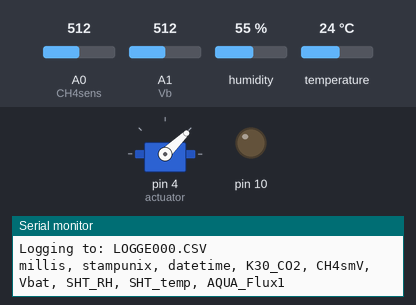
Bench run of a sketch on a simulated Arduino Uno, built with avr-gcc and run on an emulated ATmega328P. On the bench: servo, output pins drawn as LEDs (lit = HIGH), the last lines printed to the serial monitor. The test bench sets the inputs (shaded band); at power-on: A0 (CH4sens) = 512, A1 (Vb) = 512, humidity 55 %, temperature 24 °C. The local clock reads 2024-03-15 10:24:30 at power-on unless the sketch sets it; storage starts empty; raw I2C reads return 0.

Above: at 0.1 s.
At 15.3 s:
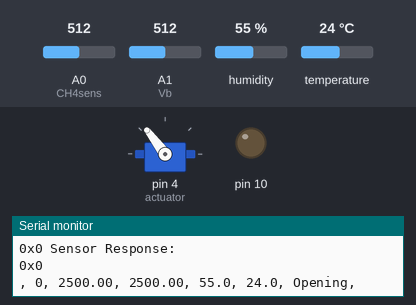
Timing chart, 0 to 16.8 s (numbered marks = the images above):
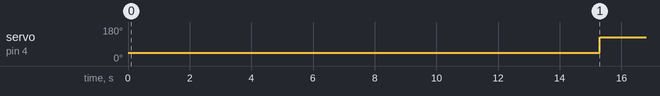

The sketch:

AQUA_Flux_Arduino_Sketch_ML.ino
```cpp
// Arduino code for AQUA-Flux
// Modified from Bastviken et al. (2020)

// Load required libraries
#include <SPI.h> // to communicate with peripheral devices
#include <SD.h> // for SD card
#include <Wire.h> // for I2C communication
#include <RTClib.h> // for real time clock (RTC)
#include <SoftwareSerial.h> // to communicate with XBee
#include "SHT85.h" // for SHT85 sensor
#include <Adafruit_SleepyDog.h> // for watchdog
#include <Servo.h> // for linear actuator

// Set the timing when the chamber will open and close (here and lines 532 and 557)
unsigned long open = 600000; //4 minutes open (milliseconds) (10 min = 600000)
unsigned long close = -3000000; // 15 minutes closed (milliseconds) (50 min = 3000000)

// Define the Arduino digital pin controlling the solenoid
//const int solpin = 7; // Arduino pin that triggers solenoid

// Set up XBee on digital pins 2 and 3
SoftwareSerial XBee(2, 3); // Arduino RX, TX (XBee Dout, Din)

// Set the log interval (milliseconds between sensor measurements)
int LOG_INTERVAL = 10000; // If implementing watchdog (line 184), go to lines 321-328 to manually set the log interval

#define ECHO_TO_SERIAL   1 // echo data to serial port

// Set-up SHT85 sensor
#define SHT85_ADDRESS         0x44
SHT85 sht(SHT85_ADDRESS);

// Define the Arduino analog pins that connect to the CH4 and pressure sensors
#define CH4sens A0 // CH4 sensor
#define Vb A1 // CH4 sensor reference circuit
#define P A2 // differential pressure sensor
int CH4s = 0;
int Vbat = 0;
//int Press = 0;

float CH4smV = 0;
float VbatmV = 0;
//float PmV = 0;

float mV = 5000; // voltage (5V)
float steps = 1024; // steps for ADC

// Define parameters for the water temp. thermistor (from Adafruit: https://learn.adafruit.com/thermistor/using-a-thermistor)
// analog pin
// #define THERMISTORPIN A3
// // resistance at 25 degrees C
// #define THERMISTORNOMINAL 10000
// // temp. for nominal resistance (almost always 25 C)
// #define TEMPERATURENOMINAL 25
// // how many samples to take and average, more takes longer, but is more 'smooth'
// #define NUMSAMPLES 5
// // the beta coefficient of the thermistor (usually 3000-4000)
// #define BCOEFFICIENT 3950
// // the value of the 'other' resistor
// #define SERIESRESISTOR 10000
// // digital pin providing 5V to the thermistor
// #define therm_power_pin 6

//int samples[NUMSAMPLES];

// Define the Real Time Clock (RTC) object
RTC_PCF8523 rtc;

// Create a servo object named "actuator"
Servo actuator;

// For the data logging shield, we use digital pin 10 for the SD cs line
const int chipSelect = 10;

// Set-up the logging file
File logfile;

void error(char *str) // Halt if error
{
  Serial.print("File error: ");
  Serial.println(str);
  while(1); // Halt command
}

// Set-up the CO2 sensor
int co2Addr = 0x7F;
#define DEBUG 1

// Start the set-up loop

void setup(void)
{
  Serial.begin(9600);
  Wire.begin ();
  Serial.println();

  // Set pinMode to OUTPUT for solenoid and thermistor pins
  // pinMode(solpin, OUTPUT);
  // pinMode(therm_power_pin, OUTPUT);

  // Attach the actuator to Arduino digital pin 4
  actuator.attach(4);
  actuator.writeMicroseconds(1000); // 1ms pulse to fully retract the actuator, 2ms pulse to fully extend the actuator (1000us = 1ms)

  // Initialize XBee Software Serial port. Make sure the baud rate matches your XBee setting (9600 is default). Need baud rate of 115200 to minimize XBee interference with actuator servo.
  XBee.begin(115200);

  // If you want the Arduino to halt if the SHT85 sensor is not working
  // if (! sht.begin(SHT85_ADDRESS)) {
    // Serial.println("Could not find SHT");
    // XBee.println("Could not find SHT");
    // while (1) delay(10);
  // }
  // Serial.println("SHT85 found");
  // XBee.println("SHT85 found");

  sht.begin(); // start SHT85 sensor

  // Initialize the SD card
  Serial.print("Initializing SD card...");
  XBee.print("Initializing SD card...");
  // Make sure that the default chip select pin is set to OUTPUT
  pinMode(10, OUTPUT);

  // See if the SD card is present and can be initialized:
  if (!SD.begin(chipSelect)) {
  error("Card failed or not present");
  }
  Serial.println("card initialized.");
  XBee.println("card initialized.");

  // Create a new CSV file on the SD card
   char filename[] = "LOGGER00.CSV";
   for (uint16_t i = 0; i < 100; i++) {
   filename[5] = i/100 + '0';
   filename[6] = (i%100)/10 + '0';
   filename[7] = i%10 + '0';
    if (! SD.exists(filename)) {
      // only open a new file if it doesn't exist
      logfile = SD.open(filename, FILE_WRITE);
      break;  // leave the loop!
    }
  }

  if (! logfile) {
    error("Couldn't create file");
  }

  Serial.print("Logging to: ");
  XBee.print("Logging to: ");
  Serial.println(filename);
  XBee.println(filename);

  // Connect to RTC
 #ifndef ESP8266
  while (!Serial); // Wait for serial port to connect. Needed for native USB.
#endif

  if (! rtc.begin()) {
    Serial.println("Couldn't find RTC");
    XBee.println("Couldn't find RTC");
    Serial.flush();
    while (1) delay(10);
  }

  if (! rtc.initialized() || rtc.lostPower()) {
    Serial.println("RTC is NOT initialized, let's set the time!");
    XBee.println("RTC is NOT initialized, let's set the time!");
    // When time needs to be set on a new device, or after a power loss, the
    // following line sets the RTC to the date & time this sketch was compiled
    // rtc.adjust(DateTime(F(__DATE__), F(__TIME__)));
    // This line sets the RTC with an explicit date & time, for example to set
    // January 21, 2014 at 3am you would call:
    // rtc.adjust(DateTime(2014, 1, 21, 3, 0, 0));
    //
    // Note: allow 2 seconds after inserting battery or applying external power
    // without battery before calling adjust(). This gives the PCF8523's
    // crystal oscillator time to stabilize. If you call adjust() very quickly
    // after the RTC is powered, lostPower() may still return true.
  }

  rtc.start(); // start the RTC

  int countdownMS = Watchdog.enable(8000); // enable watchdog with timer of 8 seconds (max for Arduino Uno) - if the Arduino halts for more than 8 seconds, the watchdog will restart the sketch

  // List of data products: (1) milliseconds since Arduino was powered, (2) unique Unix stamp, (3) date and time, (4) [CO2] (ppm), (5) CH4 sensor output (mV),
  // (6) reference circuit output (mV), (7) relative humidity (%), (8) air temperature inside chamber (C), (9) AQUA-Flux ID
  logfile.println("millis, stampunix, datetime, K30_CO2, CH4smV, Vbat, SHT_RH, SHT_temp, AQUA_Flux1");
#if ECHO_TO_SERIAL
  Serial.println("millis, stampunix, datetime, K30_CO2, CH4smV, Vbat, SHT_RH, SHT_temp, AQUA_Flux1");
  XBee.println("millis, stampunix, datetime, K30_CO2, CH4smV, Vbat, SHT_RH, SHT_temp, AQUA_Flux1");
#endif //ECHO_TO_SERIAL
}

// Define linear actuator functions
void extendActuator() {
  actuator.writeMicroseconds(1850); // give the actuator a 2ms pulse to fully extend (1000us = 1ms), recommended to not reach full 2ms
}

void retractActuator() {
  actuator.writeMicroseconds(1000); // 1ms pulse to fully retract, adjust the retraction time to compress the chamber gasket on the floating base
}


// Define solenoid functions
// void solenoidOff() {
//     digitalWrite(solpin, LOW);
// }

// void solenoidOn() {
//     digitalWrite(solpin, HIGH);
// }

// Define CO2 sensor functions (from CO2 Meter: https://www.co2meter.com/blogs/news/arduino-co2-sensor-application-notes-update?srsltid=AfmBOorjk2wEjwo0dmR93q8CvLie9Tm6AxWMkbiFM6aaoy0IF2-oLG8o)

char time_to_read_CO2 = 1;
char n_delay_wait = 0;

///////////////////////////////////////////////////////////////////
// Function : int readCO2()
// Returns : CO2 Value upon success, 0 upon checksum failure
// Assumes : - Wire library has been imported successfully.
// - LED is connected to IO pin 13
// - CO2 sensor address is defined in co2_addr
///////////////////////////////////////////////////////////////////
int readCO2()
{
 int co2_value = 0; // Store the CO2 value inside this variable.
 //////////////////////////
 /* Begin Write Sequence */
 //////////////////////////
 Wire.beginTransmission(co2Addr);
 Wire.write(0x22);
 Wire.write(0x00);
 Wire.write(0x08);
 Wire.write(0x2A);
 Wire.endTransmission();
 /////////////////////////
 /* End Write Sequence. */
 /////////////////////////
 /*
 Wait 10ms for the sensor to process our command. The sensors's
 primary duties are to accurately measure CO2 values. Waiting 10ms
 ensures the data is properly written to RAM
 */
 delay(10);
 /////////////////////////
 /* Begin Read Sequence */
 /////////////////////////
 /*
 Since we requested 2 bytes from the sensor we must read in 4 bytes.
 This includes the payload, checksum, and command status byte.
 */
 Wire.requestFrom(co2Addr, 4);
 byte i = 0;
 byte buffer[4] = {0, 0, 0, 0};
 /*
 Wire.available() is not necessary. Implementation is obscure but we
 leave it in here for portability and to future proof our code
 */
 while (Wire.available())
 {
 buffer[i] = Wire.read();
 #if DEBUG
// print the output of the sensor
    Serial.println("Sensor Response: ");
    Serial.print("0x");
    Serial.print(buffer[i], HEX);
    Serial.print(" ");
#endif
 i++;
 }

 #if DEBUG
// adding in a line feed to make it more readable
  Serial.println("");
#endif

 ///////////////////////
 /* End Read Sequence */
 ///////////////////////
 /*
 Using some bitwise manipulation we will shift our buffer
 into an integer for general consumption
 */
 co2_value = 0;
 co2_value |= buffer[1] & 0xFF;
 co2_value = co2_value << 8;
 co2_value |= buffer[2] & 0xFF;
 byte sum = 0; //Checksum Byte
 sum = buffer[0] + buffer[1] + buffer[2]; //Byte addition utilizes overflow
 if (sum == buffer[3])
 {
 // Success!
 return co2_value;
 }
 else
 {
 // Failure!
 /*
 Checksum failure can be due to a number of factors,
 fuzzy electrons, sensor busy, etc.
 */
 return 0;
 }
}

// Start sampling loop

void loop(){

  Watchdog.reset(); // Must reset the watchdog at least every 8 seconds


  DateTime now; // Take the date/time

  // Delay for the amount of time we want between readings
  // delay((LOG_INTERVAL -1) - (millis() % LOG_INTERVAL)); // doesn't work with watchdog enabled
  // with watchdog enabled, manually set the delay between readings:
  delay(4000);
  Watchdog.reset();
  delay(3000);
  Watchdog.reset();
  //delay(4000);
 // Watchdog.reset();
 // delay(1495);
 // Watchdog.reset();

  // Log the milliseconds since starting
  uint32_t m = millis();
  logfile.print(m);           // milliseconds since start
  logfile.print(", ");
#if ECHO_TO_SERIAL
  Serial.print(m);         // milliseconds since start
  Serial.print(", ");
  XBee.print(m);         // milliseconds since start
  XBee.print(", ");
#endif

  // Fetch the time
  now = rtc.now();
  // Log time to SD card file and print to serial monitor and XBee
  logfile.print(now.unixtime()); // seconds since 1/1/1970
  logfile.print(", ");
  //logfile.print('"');
  logfile.print(now.year(), DEC);
  logfile.print("/");
  logfile.print(now.month(), DEC);
  logfile.print("/");
  logfile.print(now.day(), DEC);
  logfile.print(" ");
  logfile.print(now.hour(), DEC);
  logfile.print(":");
  logfile.print(now.minute(), DEC);
  logfile.print(":");
  logfile.print(now.second(), DEC);
  //logfile.print('"');
#if ECHO_TO_SERIAL
  Serial.print(now.unixtime()); // seconds since 1/1/1970
  Serial.print(", ");
  //Serial.print('"');
  Serial.print(now.year(), DEC);
  Serial.print("/");
  Serial.print(now.month(), DEC);
  Serial.print("/");
  Serial.print(now.day(), DEC);
  Serial.print(" ");
  Serial.print(now.hour(), DEC);
  Serial.print(":");
  Serial.print(now.minute(), DEC);
  Serial.print(":");
  Serial.print(now.second(), DEC);
  //Serial.print('"');

  XBee.print(now.unixtime()); // seconds since 1/1/1970
  XBee.print(", ");
  //Serial.print('"');
  XBee.print(now.year(), DEC);
  XBee.print("/");
  XBee.print(now.month(), DEC);
  XBee.print("/");
  XBee.print(now.day(), DEC);
  XBee.print(" ");
  XBee.print(now.hour(), DEC);
  XBee.print(":");
  XBee.print(now.minute(), DEC);
  XBee.print(":");
  XBee.print(now.second(), DEC);
  //Serial.print('"');
#endif //ECHO_TO_SERIAL

  // Take CO2 sensor measurement

  Watchdog.reset();

  //delay(4000);
  //Watchdog.reset();
  //delay(4000);
  // Watchdog.reset();
  delay(4000);
  Watchdog.reset();
  delay(4000);
  Watchdog.reset();

  //delay(16000); // these delays are necessary for K33

  delay(50);
  int co2Value = readCO2();

  XBee.print(", ");
  XBee.print(co2Value); // print [CO2] to XBee

  // Take other sensor measurements

  Watchdog.reset();

  CH4s = analogRead(CH4sens); // read CH4 sensor output
  CH4smV = CH4s*(mV/steps); // convert pin reading to mV
  delay(10); // delay between reading of different analog pins
  Vbat = analogRead(Vb); //read reference circuit
  VbatmV = Vbat *(mV/steps); // convert pin reading to mV
  delay(10); // delay between reading of different analog pins
  XBee.print(", ");
  XBee.print(CH4smV);
  XBee.print(", ");
  XBee.print(VbatmV);
  sht.read(); // read SHT85 sensor
  delay(10);
  XBee.print(", ");
  XBee.print(sht.getHumidity(), 1);
  XBee.print(", ");
  XBee.print(sht.getTemperature(), 1);

  Watchdog.reset();

  // Take water temperature measurement
  // uint8_t i;
  // float average;
  // // Take N samples in a row, with a slight delay
  // digitalWrite(therm_power_pin,HIGH);
  // for (i=0; i< NUMSAMPLES; i++) {
  //  samples[i] = analogRead(THERMISTORPIN);
  //  delay(10);
  // }
  // digitalWrite(therm_power_pin,LOW);
  // // average all the samples
  // average = 0;
  // for (i=0; i< NUMSAMPLES; i++) {
  //    average += samples[i];
  // }
  // average /= NUMSAMPLES;
  // average = 1023 / average - 1;
  // average = SERIESRESISTOR / average;
  // float steinhart;
  // steinhart = average / THERMISTORNOMINAL;     // (R/Ro)
  // steinhart = log(steinhart);                  // ln(R/Ro)
  // steinhart /= BCOEFFICIENT;                   // 1/B * ln(R/Ro)
  // steinhart += 1.0 / (TEMPERATURENOMINAL + 273.15); // + (1/To)
  // steinhart = 1.0 / steinhart;                 // Invert
  // steinhart -= 273.15; // convert absolute temp to C
  // delay(10);
  // XBee.print(", ");
  // XBee.print(steinhart);
  // XBee.print(", ");

  // Watchdog.reset();

  // // Take differential pressure measurement
  // float averageP;
  // // Take N samples in a row, with a slight delay
  // for (i=0; i< NUMSAMPLES; i++) {
  //  samples[i] = analogRead(P);
  //  delay(10);
  // }
  // // average all the samples
  // averageP = 0;
  // for (i=0; i< NUMSAMPLES; i++) {
  //    averageP += samples[i];
  // }
  // averageP /= NUMSAMPLES;
  // PmV = averageP *(mV/steps);
  // delay(10);
  // XBee.print(PmV);
  // XBee.print(", ");

  // Watchdog.reset();

  // Print all of the data to the SD card file
  logfile.print(", ");
  logfile.print(co2Value);
  logfile.print(", ");
  logfile.print(CH4smV);
  logfile.print(", ");
  logfile.print(VbatmV);
  logfile.print(", ");
  logfile.print(sht.getHumidity(), 1);
  logfile.print(", ");
  logfile.print(sht.getTemperature(), 1);
  logfile.print(", ");
  // logfile.print(steinhart);
  // logfile.print(", ");
  // logfile.print(PmV);
  // logfile.print(", ");

  Watchdog.reset();

#if ECHO_TO_SERIAL
  // Print all of the data to the serial monitor (if computer connected to Arduino)
  Serial.print(", ");
  Serial.print(co2Value);
  Serial.print(", ");
  Serial.print(CH4smV);
  Serial.print(", ");
  Serial.print(VbatmV);
  Serial.print(", ");
  Serial.print(sht.getHumidity(), 1);
  Serial.print(", ");
  Serial.print(sht.getTemperature(), 1);
  Serial.print(", ");
  // Serial.print(steinhart);
  // Serial.print(", ");
  // Serial.print(PmV);
  // Serial.print(", ");

#endif //ECHO_TO_SERIAL

  // Open or close the chamber with the linear actuator, if time

  Watchdog.reset();

  if (millis() - open >= 59.9*60*1000UL) // Change first number to minutes closed + minutes open - 0.1
  {open = millis();
      XBee.print("Opening");
      XBee.print(", ");
      logfile.print("Opening");
      logfile.print(", ");
      Serial.print("Opening");
      Serial.print(", ");
      extendActuator();
      delay(4000);
      Watchdog.reset();
      delay(4000);
      Watchdog.reset();
      delay(4000);
      Watchdog.reset();
      delay(4000);
      Watchdog.reset();
      delay(4000);
      Watchdog.reset();
      delay(4000);
      Watchdog.reset();
  }

  Watchdog.reset();

  if (millis() - close >= 59.9*60*1000UL) // Change first number to minutes closed + minutes open - 0.1
  {close = millis();
      XBee.print("Closing");
      XBee.print(", ");
      logfile.print("Closing");
      logfile.print(", ");
      Serial.print("Closing");
      Serial.print(", ");
      retractActuator();
      delay(4000);
      Watchdog.reset();
      delay(4000);
      Watchdog.reset();
      delay(4000);
      Watchdog.reset();
      delay(4000);
      Watchdog.reset();
      delay(4000);
      Watchdog.reset();
      delay(4000);
      Watchdog.reset();
  }

  // Vent the bubble trap with the solenoid valve, if full (full mV may differ depending on size of cylinder)

  Watchdog.reset();

  // if (PmV > 800) // set to 800 mV
  // {XBee.print("Venting");
  //  XBee.print(", ");
  //  logfile.print("Venting");
  //  logfile.print(", ");
  //  Serial.print("Venting");
  //  Serial.print(", ");
  //  solenoidOn();
  //  delay(5000); // vent/open for 5 seconds
  //  solenoidOff();
  // }

  // Watchdog.reset();

  // Define XBee commands (optional, can help with testing/trouble-shooting)

  if (XBee.available())
    {
    char c = XBee.read();
    if (c == 'U') // "U" for "up" (command to open the chamber when XBee receives "U")
    {
      XBee.print("XBee Opening");
      XBee.print(", ");
      logfile.print("XBee Opening");
      logfile.print(", ");
      Serial.print("XBee Opening");
      Serial.print(", ");
      extendActuator();
      delay(4000);
      Watchdog.reset();
      delay(4000);
      Watchdog.reset();
      delay(4000);
      Watchdog.reset();
      delay(4000);
      Watchdog.reset();
      delay(4000);
      Watchdog.reset();
      delay(4000);
      Watchdog.reset();
    }
    if (c == 'D') // "D" for "down" (command to close the chamber when XBee receives "D")
    {
      XBee.print("XBee Closing");
      XBee.print(", ");
      logfile.print("XBee Closing");
      logfile.print(", ");
      Serial.print("XBee Closing");
      Serial.print(", ");
      retractActuator();
      delay(4000);
      Watchdog.reset();
      delay(4000);
      Watchdog.reset();
      delay(4000);
      Watchdog.reset();
      delay(4000);
      Watchdog.reset();
      delay(4000);
      Watchdog.reset();
      delay(4000);
      Watchdog.reset();
    }
  //   if (c == 'Y') // "Y" for "yes" (command to open the solenoid when XBee receives "Y")
  //   {
  //     XBee.print("SolenoidOn");
  //     XBee.print(", ");
  //     logfile.print("SolenoidOn");
  //     logfile.print(", ");
  //     Serial.print("SolenoidOn");
  //     Serial.print(", ");
  //     solenoidOn();
  //   }
  //   if (c == 'N') // "N" for "no" (command to close the solenoid when XBee receives "N")
  //   {
  //     XBee.print("SolenoidOff");
  //     XBee.print(", ");
  //     logfile.print("SolenoidOff");
  //     logfile.print(", ");
  //     Serial.print("SolenoidOff");
  //     Serial.print(", ");
  //     solenoidOff();
  //   }
  }

  Watchdog.reset();

  logfile.println();
#if ECHO_TO_SERIAL
  Serial.println();
  XBee.println();
#endif // ECHO_TO_SERIAL

  // Write data to the SD card
  logfile.flush();

  Watchdog.reset();


}
```

Measured:
- by itself, servo on pin 4 (actuator): 44° → 127° at 15.3 s
